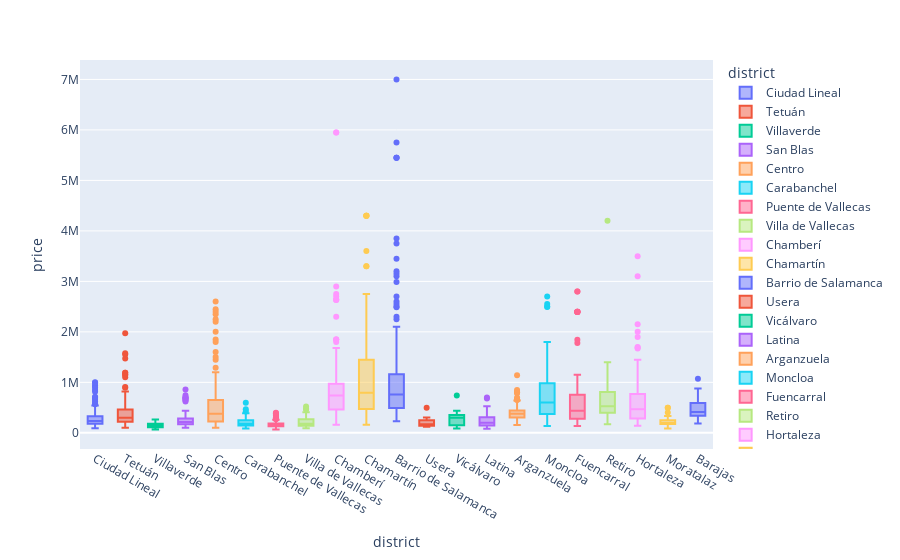

Source (notebook cell):
### Markdown cell above
### Precios por distritos</span></b>
<a id="3.5"></a>

### Code cell
import plotly.express as px
fig = px.box(df, x="district", y="price",color="district")
fig.show()

### Figure 1 — Plotly figure (JSON) as saved in the notebook; plotly's stock layout.template omitted (floating-point values rounded to 4 significant figures; data arrays with more than 128 entries replaced by an {"elided": "..."} marker saying what was removed)
{"data": [{"alignmentgroup": "True", "hovertemplate": "district=%{x}<br>price=%{y}<extra></extra>", "legendgroup": "Ciudad Lineal", "marker": {"color": "#636efa"}, "name": "Ciudad Lineal", "notched": false, "offsetgroup": "Ciudad Lineal", "orientation": "v", "showlegend": true, "type": "box", "x": {"elided": "150 str values"}, "x0": " ", "xaxis": "x", "y": {"elided": "150 int values"}, "y0": " ", "yaxis": "y"}, {"alignmentgroup": "True", "hovertemplate": "district=%{x}<br>price=%{y}<extra></extra>", "legendgroup": "Tetuán", "marker": {"color": "#EF553B"}, "name": "Tetuán", "notched": false, "offsetgroup": "Tetuán", "orientation": "v", "showlegend": true, "type": "box", "x": {"elided": "163 str values"}, "x0": " ", "xaxis": "x", "y": {"elided": "163 int values"}, "y0": " ", "yaxis": "y"}, {"alignmentgroup": "True", "hovertemplate": "district=%{x}<br>price=%{y}<extra></extra>", "legendgroup": "Villaverde", "marker": {"color": "#00cc96"}, "name": "Villaverde", "notched": false, "offsetgroup": "Villaverde", "orientation": "v", "showlegend": true, "type": "box", "x": ["Villaverde", "Villaverde", "Villaverde", "Villaverde", "Villaverde", "Villaverde", "Villaverde", "Villaverde", "Villaverde", "Villaverde", "Villaverde", "Villaverde", "Villaverde", "Villaverde", "Villaverde", "Villaverde", "Villaverde", "Villaverde", "Villaverde", "Villaverde", "Villaverde", "Villaverde", "Villaverde", "Villaverde", "Villaverde", "Villaverde", "Villaverde", "Villaverde", "Villaverde", "Villaverde", "Villaverde", "Villaverde", "Villaverde", "Villaverde", "Villaverde", "Villaverde", "Villaverde", "Villaverde", "Villaverde", "Villaverde", "Villaverde", "Villaverde", "Villaverde", "Villaverde", "Villaverde", "Villaverde", "Villaverde", "Villaverde", "Villaverde", "Villaverde", "Villaverde", "Villaverde", "Villaverde", "Villaverde"], "x0": " ", "xaxis": "x", "y": [66700, 66700, 92400, 121000, 121000, 129787, 230000, 83610, 95000, 130000, 145000, 239900, 139000, 97000, 137000, 164999, 108000, 117500, 159900, 152000, 175000, 175000, 174999, 212000, 108000, 187000, 209000, 179000, 179000, 154000, 110000, 98200, 156000, 140000, 159900, 178000, 159900, 120000, 185000, 189000, 107000, 98000, 173000, 245000, 264900, 139500, 116420, 127500, 111500, 199900, 230000, 124900, 132900, 86000], "y0": " ", "yaxis": "y"}, {"alignmentgroup": "True", "hovertemplate": "district=%{x}<br>price=%{y}<extra></extra>", "legendgroup": "San Blas", "marker": {"color": "#ab63fa"}, "name": "San Blas", "notched": false, "offsetgroup": "San Blas", "orientation": "v", "showlegend": true, "type": "box", "x": ["San Blas", "San Blas", "San Blas", "San Blas", "San Blas", "San Blas", "San Blas", "San Blas", "San Blas", "San Blas", "San Blas", "San Blas", "San Blas", "San Blas", "San Blas", "San Blas", "San Blas", "San Blas", "San Blas", "San Blas", "San Blas", "San Blas", "San Blas", "San Blas", "San Blas", "San Blas", "San Blas", "San Blas", "San Blas", "San Blas", "San Blas", "San Blas", "San Blas", "San Blas", "San Blas", "San Blas", "San Blas", "San Blas", "San Blas", "San Blas", "San Blas", "San Blas", "San Blas", "San Blas", "San Blas", "San Blas", "San Blas", "San Blas", "San Blas", "San Blas", "San Blas", "San Blas", "San Blas", "San Blas", "San Blas", "San Blas", "San Blas", "San Blas", "San Blas", "San Blas", "San Blas", "San Blas", "San Blas", "San Blas", "San Blas", "San Blas", "San Blas", "San Blas", "San Blas", "San Blas", "San Blas", "San Blas", "San Blas", "San Blas", "San Blas", "San Blas", "San Blas", "San Blas", "San Blas", "San Blas", "San Blas", "San Blas", "San Blas", "San Blas"], "x0": " ", "xaxis": "x", "y": [103000, 224812, 116682, 103000, 224812, 116682, 212971, 149000, 155000, 198000, 699000, 177000, 365000, 215000, 127000, 170000, 860000, 139000, 135000, 185000, 168000, 680000, 198000, 215000, 225000, 140000, 270000, 219000, 219000, 620000, 414000, 285000, 280000, 147000, 108000, 199900, 255000, 369000, 240000, 240000, 114999, 115000, 210000, 438000, 126000, 695000, 174900, 169000, 179000, 174000, 179000, 695000, 208000, 199000, 150000, 148500, 385000, 179900, 155000, 259900, 328000, 294000, 414990, 649000, 243900, 236000, 184000, 649000, 746000, 235000, 359000, 264999, 259000, 275000, 127000, 164900, 209999, 236000, 169000, 295000, 170000, 285000, 340000, 193000], "y0": " ", "yaxis": "y"}, {"alignmentgroup": "True", "hovertemplate": "district=%{x}<br>price=%{y}<extra></extra>", "legendgroup": "Centro", "marker": {"color": "#FFA15A"}, "name": "Centro", "notched": false, "offsetgroup": "Centro", "orientation": "v", "showlegend": true, "type": "box", "x": {"elided": "261 str values"}, "x0": " ", "xaxis": "x", "y": {"elided": "261 int values"}, "y0": " ", "yaxis": "y"}, {"alignmentgroup": "True", "hovertemplate": "district=%{x}<br>price=%{y}<extra></extra>", "legendgroup": "Carabanchel", "marker": {"color": "#19d3f3"}, "name": "Carabanchel", "notched": false, "offsetgroup": "Carabanchel", "orientation": "v", "showlegend": true, "type": "box", "x": {"elided": "150 str values"}, "x0": " ", "xaxis": "x", "y": {"elided": "150 int values"}, "y0": " ", "yaxis": "y"}, {"alignmentgroup": "True", "hovertemplate": "district=%{x}<br>price=%{y}<extra></extra>", "legendgroup": "Puente de Vallecas", "marker": {"color": "#FF6692"}, "name": "Puente de Vallecas", "notched": false, "offsetgroup": "Puente de Vallecas", "orientation": "v", "showlegend": true, "type": "box", "x": {"elided": "133 str values"}, "x0": " ", "xaxis": "x", "y": {"elided": "133 int values"}, "y0": " ", "yaxis": "y"}, {"alignmentgroup": "True", "hovertemplate": "district=%{x}<br>price=%{y}<extra></extra>", "legendgroup": "Villa de Vallecas", "marker": {"color": "#B6E880"}, "name": "Villa de Vallecas", "notched": false, "offsetgroup": "Villa de Vallecas", "orientation": "v", "showlegend": true, "type": "box", "x": ["Villa de Vallecas", "Villa de Vallecas", "Villa de Vallecas", "Villa de Vallecas", "Villa de Vallecas", "Villa de Vallecas", "Villa de Vallecas", "Villa de Vallecas", "Villa de Vallecas", "Villa de Vallecas", "Villa de Vallecas", "Villa de Vallecas", "Villa de Vallecas", "Villa de Vallecas", "Villa de Vallecas", "Villa de Vallecas", "Villa de Vallecas", "Villa de Vallecas", "Villa de Vallecas", "Villa de Vallecas", "Villa de Vallecas", "Villa de Vallecas", "Villa de Vallecas", "Villa de Vallecas", "Villa de Vallecas", "Villa de Vallecas", "Villa de Vallecas", "Villa de Vallecas", "Villa de Vallecas", "Villa de Vallecas", "Villa de Vallecas", "Villa de Vallecas", "Villa de Vallecas", "Villa de Vallecas", "Villa de Vallecas", "Villa de Vallecas", "Villa de Vallecas", "Villa de Vallecas", "Villa de Vallecas", "Villa de Vallecas", "Villa de Vallecas", "Villa de Vallecas", "Villa de Vallecas", "Villa de Vallecas", "Villa de Vallecas", "Villa de Vallecas", "Villa de Vallecas"], "x0": " ", "xaxis": "x", "y": [89000, 89000, 99900, 90500, 150000, 139900, 270000, 310000, 115000, 116900, 169000, 169900, 225000, 157000, 520000, 237000, 135000, 150000, 237000, 150000, 237000, 237000, 220000, 459900, 226000, 475000, 260000, 298000, 94000, 199000, 175000, 159900, 139900, 165000, 126000, 274900, 165000, 156500, 129000, 254000, 182000, 179000, 335000, 410000, 270000, 280000, 350000], "y0": " ", "yaxis": "y"}, {"alignmentgroup": "True", "hovertemplate": "district=%{x}<br>price=%{y}<extra></extra>", "legendgroup": "Chamberí", "marker": {"color": "#FF97FF"}, "name": "Chamberí", "notched": false, "offsetgroup": "Chamberí", "orientation": "v", "showlegend": true, "type": "box", "x": {"elided": "137 str values"}, "x0": " ", "xaxis": "x", "y": {"elided": "137 int values"}, "y0": " ", "yaxis": "y"}, {"alignmentgroup": "True", "hovertemplate": "district=%{x}<br>price=%{y}<extra></extra>", "legendgroup": "Chamartín", "marker": {"color": "#FECB52"}, "name": "Chamartín", "notched": false, "offsetgroup": "Chamartín", "orientation": "v", "showlegend": true, "type": "box", "x": ["Chamartín", "Chamartín", "Chamartín", "Chamartín", "Chamartín", "Chamartín", "Chamartín", "Chamartín", "Chamartín", "Chamartín", "Chamartín", "Chamartín", "Chamartín", "Chamartín", "Chamartín", "Chamartín", "Chamartín", "Chamartín", "Chamartín", "Chamartín", "Chamartín", "Chamartín", "Chamartín", "Chamartín", "Chamartín", "Chamartín", "Chamartín", "Chamartín", "Chamartín", "Chamartín", "Chamartín", "Chamartín", "Chamartín", "Chamartín", "Chamartín", "Chamartín", "Chamartín", "Chamartín", "Chamartín", "Chamartín", "Chamartín", "Chamartín", "Chamartín", "Chamartín", "Chamartín", "Chamartín", "Chamartín", "Chamartín", "Chamartín", "Chamartín", "Chamartín", "Chamartín", "Chamartín", "Chamartín", "Chamartín", "Chamartín", "Chamartín", "Chamartín", "Chamartín", "Chamartín", "Chamartín", "Chamartín", "Chamartín", "Chamartín", "Chamartín", "Chamartín", "Chamartín", "Chamartín", "Chamartín", "Chamartín", "Chamartín", "Chamartín", "Chamartín", "Chamartín", "Chamartín", "Chamartín", "Chamartín", "Chamartín", "Chamartín", "Chamartín", "Chamartín", "Chamartín", "Chamartín", "Chamartín", "Chamartín", "Chamartín", "Chamartín", "Chamartín", "Chamartín", "Chamartín", "Chamartín", "Chamartín", "Chamartín", "Chamartín", "Chamartín", "Chamartín", "Chamartín", "Chamartín", "Chamartín", "Chamartín", "Chamartín", "Chamartín", "Chamartín", "Chamartín", "Chamartín", "Chamartín", "Chamartín", "Chamartín", "Chamartín", "Chamartín", "Chamartín", "Chamartín", "Chamartín", "Chamartín", "Chamartín", "Chamartín"], "x0": " ", "xaxis": "x", "y": [1500000, 2200000, 1700000, 1700000, 750000, 3300000, 3300000, 850000, 159000, 4300000, 4300000, 4300000, 1075000, 450000, 4300000, 995000, 2100000, 1700000, 1700000, 1475000, 399000, 1100000, 1700000, 460000, 650000, 1075000, 1160000, 580000, 2300000, 749000, 800000, 1700000, 305000, 2200000, 279800, 259900, 1017100, 420000, 309000, 780000, 525000, 1017100, 278800, 1480000, 740000, 475000, 799000, 1825000, 600000, 2595000, 1130000, 1130000, 365000, 899000, 1250000, 1130000, 299000, 625000, 345000, 369000, 949000, 1130000, 1130000, 729900, 240000, 373000, 1444000, 1165000, 1165000, 1698000, 755000, 1699000, 326900, 349000, 760000, 340000, 340000, 1340000, 970000, 384000, 370000, 370000, 746000, 1098000, 749900, 600000, 1450000, 430000, 470000, 640000, 640000, 359000, 635000, 1025000, 625000, 635000, 580000, 699000, 515000, 820000, 1550000, 610000, 1440000, 598000, 820000, 430000, 480000, 460000, 2150000, 470000, 470000, 790000, 1350000, 1480000, 2750000, 3600000], "y0": " ", "yaxis": "y"}, {"alignmentgroup": "True", "hovertemplate": "district=%{x}<br>price=%{y}<extra></extra>", "legendgroup": "Barrio de Salamanca", "marker": {"color": "#636efa"}, "name": "Barrio de Salamanca", "notched": false, "offsetgroup": "Barrio de Salamanca", "orientation": "v", "showlegend": true, "type": "box", "x": {"elided": "185 str values"}, "x0": " ", "xaxis": "x", "y": {"elided": "185 int values"}, "y0": " ", "yaxis": "y"}, {"alignmentgroup": "True", "hovertemplate": "district=%{x}<br>price=%{y}<extra></extra>", "legendgroup": "Usera", "marker": {"color": "#EF553B"}, "name": "Usera", "notched": false, "offsetgroup": "Usera", "orientation": "v", "showlegend": true, "type": "box", "x": ["Usera", "Usera", "Usera", "Usera", "Usera", "Usera", "Usera", "Usera", "Usera", "Usera", "Usera", "Usera", "Usera", "Usera", "Usera", "Usera", "Usera", "Usera", "Usera", "Usera", "Usera", "Usera", "Usera", "Usera", "Usera", "Usera", "Usera", "Usera", "Usera", "Usera", "Usera", "Usera", "Usera", "Usera", "Usera", "Usera", "Usera", "Usera", "Usera", "Usera", "Usera", "Usera", "Usera", "Usera", "Usera", "Usera", "Usera", "Usera", "Usera", "Usera", "Usera", "Usera"], "x0": " ", "xaxis": "x", "y": [154844, 185914, 157000, 250000, 200000, 185000, 190000, 185000, 141000, 129900, 169900, 169900, 499000, 170000, 162900, 125000, 270000, 139900, 122500, 140000, 122500, 141000, 122500, 140000, 141000, 264000, 270000, 260000, 159000, 245000, 169000, 162000, 164000, 139500, 155000, 149900, 290000, 175000, 144800, 135000, 145000, 199000, 259000, 259000, 250000, 285000, 285000, 279000, 172000, 131000, 305000, 138000], "y0": " ", "yaxis": "y"}, {"alignmentgroup": "True", "hovertemplate": "district=%{x}<br>price=%{y}<extra></extra>", "legendgroup": "Vicálvaro", "marker": {"color": "#00cc96"}, "name": "Vicálvaro", "notched": false, "offsetgroup": "Vicálvaro", "orientation": "v", "showlegend": true, "type": "box", "x": ["Vicálvaro", "Vicálvaro", "Vicálvaro", "Vicálvaro", "Vicálvaro", "Vicálvaro", "Vicálvaro", "Vicálvaro", "Vicálvaro", "Vicálvaro", "Vicálvaro", "Vicálvaro", "Vicálvaro", "Vicálvaro", "Vicálvaro", "Vicálvaro", "Vicálvaro", "Vicálvaro", "Vicálvaro", "Vicálvaro", "Vicálvaro", "Vicálvaro", "Vicálvaro", "Vicálvaro", "Vicálvaro", "Vicálvaro", "Vicálvaro", "Vicálvaro", "Vicálvaro", "Vicálvaro", "Vicálvaro", "Vicálvaro", "Vicálvaro", "Vicálvaro", "Vicálvaro", "Vicálvaro", "Vicálvaro", "Vicálvaro", "Vicálvaro", "Vicálvaro", "Vicálvaro"], "x0": " ", "xaxis": "x", "y": [147637, 169000, 343726, 97000, 92317, 399000, 399000, 115000, 180000, 155000, 124500, 740000, 250000, 339000, 149900, 190000, 335000, 132000, 86000, 219700, 325000, 319900, 343000, 379000, 380000, 132000, 340000, 385000, 145000, 265000, 144900, 329000, 212950, 439000, 349500, 349500, 385000, 360000, 355000, 300000, 291000], "y0": " ", "yaxis": "y"}, {"alignmentgroup": "True", "hovertemplate": "district=%{x}<br>price=%{y}<extra></extra>", "legendgroup": "Latina", "marker": {"color": "#ab63fa"}, "name": "Latina", "notched": false, "offsetgroup": "Latina", "orientation": "v", "showlegend": true, "type": "box", "x": ["Latina", "Latina", "Latina", "Latina", "Latina", "Latina", "Latina", "Latina", "Latina", "Latina", "Latina", "Latina", "Latina", "Latina", "Latina", "Latina", "Latina", "Latina", "Latina", "Latina", "Latina", "Latina", "Latina", "Latina", "Latina", "Latina", "Latina", "Latina", "Latina", "Latina", "Latina", "Latina", "Latina", "Latina", "Latina", "Latina", "Latina", "Latina", "Latina", "Latina", "Latina", "Latina", "Latina", "Latina", "Latina", "Latina", "Latina", "Latina", "Latina", "Latina", "Latina", "Latina", "Latina", "Latina", "Latina", "Latina", "Latina", "Latina", "Latina", "Latina", "Latina", "Latina", "Latina", "Latina", "Latina", "Latina", "Latina", "Latina", "Latina", "Latina", "Latina", "Latina", "Latina", "Latina", "Latina", "Latina", "Latina", "Latina", "Latina", "Latina", "Latina"], "x0": " ", "xaxis": "x", "y": [146787, 146787, 322011, 174145, 192126, 160000, 124000, 195000, 115110, 389000, 198000, 198000, 139000, 135000, 140000, 214000, 214000, 185000, 330000, 339000, 155000, 305000, 215000, 215000, 244000, 215000, 495000, 260000, 155000, 229000, 189000, 172000, 148500, 269500, 132000, 125000, 490000, 285000, 355000, 139900, 279000, 428900, 132000, 384000, 129900, 110000, 359000, 134000, 220000, 525000, 252000, 145000, 352000, 189000, 155000, 700000, 289000, 150000, 140000, 370000, 319000, 107000, 194900, 375000, 134000, 145000, 420000, 177000, 199900, 205000, 244000, 165000, 83000, 680000, 245000, 380000, 181000, 170000, 135000, 318000, 305000], "y0": " ", "yaxis": "y"}, {"alignmentgroup": "True", "hovertemplate": "district=%{x}<br>price=%{y}<extra></extra>", "legendgroup": "Arganzuela", "marker": {"color": "#FFA15A"}, "name": "Arganzuela", "notched": false, "offsetgroup": "Arganzuela", "orientation": "v", "showlegend": true, "type": "box", "x": ["Arganzuela", "Arganzuela", "Arganzuela", "Arganzuela", "Arganzuela", "Arganzuela", "Arganzuela", "Arganzuela", "Arganzuela", "Arganzuela", "Arganzuela", "Arganzuela", "Arganzuela", "Arganzuela", "Arganzuela", "Arganzuela", "Arganzuela", "Arganzuela", "Arganzuela", "Arganzuela", "Arganzuela", "Arganzuela", "Arganzuela", "Arganzuela", "Arganzuela", "Arganzuela", "Arganzuela", "Arganzuela", "Arganzuela", "Arganzuela", "Arganzuela", "Arganzuela", "Arganzuela", "Arganzuela", "Arganzuela", "Arganzuela", "Arganzuela", "Arganzuela", "Arganzuela", "Arganzuela", "Arganzuela", "Arganzuela", "Arganzuela", "Arganzuela", "Arganzuela", "Arganzuela", "Arganzuela", "Arganzuela", "Arganzuela", "Arganzuela", "Arganzuela", "Arganzuela", "Arganzuela", "Arganzuela", "Arganzuela", "Arganzuela", "Arganzuela", "Arganzuela", "Arganzuela", "Arganzuela", "Arganzuela", "Arganzuela", "Arganzuela", "Arganzuela", "Arganzuela", "Arganzuela", "Arganzuela", "Arganzuela", "Arganzuela", "Arganzuela", "Arganzuela", "Arganzuela", "Arganzuela", "Arganzuela", "Arganzuela", "Arganzuela", "Arganzuela", "Arganzuela", "Arganzuela", "Arganzuela", "Arganzuela", "Arganzuela", "Arganzuela", "Arganzuela", "Arganzuela", "Arganzuela", "Arganzuela", "Arganzuela", "Arganzuela", "Arganzuela", "Arganzuela", "Arganzuela", "Arganzuela", "Arganzuela", "Arganzuela", "Arganzuela", "Arganzuela", "Arganzuela", "Arganzuela", "Arganzuela", "Arganzuela", "Arganzuela", "Arganzuela", "Arganzuela", "Arganzuela", "Arganzuela", "Arganzuela", "Arganzuela", "Arganzuela", "Arganzuela", "Arganzuela", "Arganzuela", "Arganzuela", "Arganzuela", "Arganzuela", "Arganzuela", "Arganzuela", "Arganzuela", "Arganzuela", "Arganzuela", "Arganzuela", "Arganzuela", "Arganzuela", "Arganzuela", "Arganzuela", "Arganzuela", "Arganzuela", "Arganzuela"], "x0": " ", "xaxis": "x", "y": [168800, 220000, 245000, 315000, 225000, 178000, 410000, 458000, 549900, 279000, 795000, 440000, 795000, 390000, 159000, 320000, 372900, 425000, 430000, 379000, 379000, 224000, 414100, 430000, 430000, 414100, 430000, 510000, 157000, 414100, 414100, 237000, 399000, 380000, 660000, 304000, 380000, 395000, 380000, 414100, 295000, 295000, 389000, 810000, 810000, 425000, 520000, 414100, 414100, 490000, 414100, 490000, 414100, 414100, 304000, 330030, 315000, 315000, 192000, 192000, 237000, 649000, 429000, 429000, 385000, 305000, 308000, 225000, 249000, 240000, 455000, 325000, 315000, 320000, 320000, 450000, 380000, 230000, 495000, 249000, 239900, 455000, 595000, 569900, 480000, 375000, 425000, 456000, 455000, 360000, 305000, 375000, 375000, 199000, 360000, 360000, 480000, 370000, 349000, 350000, 310000, 640000, 479000, 359000, 170000, 339000, 440000, 470000, 265000, 195000, 320000, 505000, 312000, 156300, 480000, 339000, 1139000, 850000, 274000, 409995, 283000, 400000, 312800, 199900, 700000, 445000, 660000, 410000], "y0": " ", "yaxis": "y"}, {"alignmentgroup": "True", "hovertemplate": "district=%{x}<br>price=%{y}<extra></extra>", "legendgroup": "Moncloa", "marker": {"color": "#19d3f3"}, "name": "Moncloa", "notched": false, "offsetgroup": "Moncloa", "orientation": "v", "showlegend": true, "type": "box", "x": ["Moncloa", "Moncloa", "Moncloa", "Moncloa", "Moncloa", "Moncloa", "Moncloa", "Moncloa", "Moncloa", "Moncloa", "Moncloa", "Moncloa", "Moncloa", "Moncloa", "Moncloa", "Moncloa", "Moncloa", "Moncloa", "Moncloa", "Moncloa", "Moncloa", "Moncloa", "Moncloa", "Moncloa", "Moncloa", "Moncloa", "Moncloa", "Moncloa", "Moncloa", "Moncloa", "Moncloa", "Moncloa", "Moncloa", "Moncloa", "Moncloa", "Moncloa", "Moncloa", "Moncloa", "Moncloa", "Moncloa", "Moncloa", "Moncloa", "Moncloa", "Moncloa", "Moncloa", "Moncloa", "Moncloa", "Moncloa", "Moncloa", "Moncloa", "Moncloa", "Moncloa", "Moncloa", "Moncloa", "Moncloa", "Moncloa", "Moncloa", "Moncloa", "Moncloa", "Moncloa", "Moncloa", "Moncloa", "Moncloa", "Moncloa", "Moncloa", "Moncloa", "Moncloa", "Moncloa", "Moncloa", "Moncloa", "Moncloa", "Moncloa", "Moncloa", "Moncloa", "Moncloa", "Moncloa", "Moncloa", "Moncloa", "Moncloa", "Moncloa", "Moncloa", "Moncloa", "Moncloa", "Moncloa", "Moncloa", "Moncloa", "Moncloa", "Moncloa", "Moncloa", "Moncloa", "Moncloa"], "x0": " ", "xaxis": "x", "y": [190000, 990000, 950000, 589000, 525000, 205000, 175000, 980000, 980000, 305000, 135000, 535000, 695000, 510000, 695000, 599900, 1800000, 219500, 1120000, 1120000, 420000, 745000, 370000, 2550000, 370000, 370000, 950000, 880000, 1375000, 599000, 1375000, 280000, 599000, 225000, 599000, 225000, 225000, 599000, 199000, 599000, 599000, 225000, 890000, 520000, 498800, 439000, 1350000, 1149000, 510000, 298000, 510000, 670000, 998000, 475000, 510000, 258000, 599000, 600000, 599000, 600000, 580000, 630000, 2700000, 374000, 847000, 1406500, 1406500, 1450000, 1800000, 239900, 389700, 299000, 369000, 1230000, 225000, 389700, 450000, 589000, 245000, 665000, 885000, 355000, 540000, 390000, 495000, 1390000, 2500000, 1450000, 1150000, 1680000, 2495000], "y0": " ", "yaxis": "y"}, {"alignmentgroup": "True", "hovertemplate": "district=%{x}<br>price=%{y}<extra></extra>", "legendgroup": "Fuencarral", "marker": {"color": "#FF6692"}, "name": "Fuencarral", "notched": false, "offsetgroup": "Fuencarral", "orientation": "v", "showlegend": true, "type": "box", "x": ["Fuencarral", "Fuencarral", "Fuencarral", "Fuencarral", "Fuencarral", "Fuencarral", "Fuencarral", "Fuencarral", "Fuencarral", "Fuencarral", "Fuencarral", "Fuencarral", "Fuencarral", "Fuencarral", "Fuencarral", "Fuencarral", "Fuencarral", "Fuencarral", "Fuencarral", "Fuencarral", "Fuencarral", "Fuencarral", "Fuencarral", "Fuencarral", "Fuencarral", "Fuencarral", "Fuencarral", "Fuencarral", "Fuencarral", "Fuencarral", "Fuencarral", "Fuencarral", "Fuencarral", "Fuencarral", "Fuencarral", "Fuencarral", "Fuencarral", "Fuencarral", "Fuencarral", "Fuencarral", "Fuencarral", "Fuencarral", "Fuencarral", "Fuencarral", "Fuencarral", "Fuencarral", "Fuencarral", "Fuencarral", "Fuencarral", "Fuencarral", "Fuencarral", "Fuencarral", "Fuencarral", "Fuencarral", "Fuencarral", "Fuencarral", "Fuencarral", "Fuencarral", "Fuencarral", "Fuencarral", "Fuencarral", "Fuencarral", "Fuencarral", "Fuencarral", "Fuencarral", "Fuencarral", "Fuencarral", "Fuencarral", "Fuencarral", "Fuencarral", "Fuencarral", "Fuencarral", "Fuencarral", "Fuencarral", "Fuencarral", "Fuencarral", "Fuencarral", "Fuencarral", "Fuencarral", "Fuencarral", "Fuencarral", "Fuencarral", "Fuencarral", "Fuencarral", "Fuencarral", "Fuencarral", "Fuencarral", "Fuencarral", "Fuencarral", "Fuencarral", "Fuencarral", "Fuencarral", "Fuencarral", "Fuencarral", "Fuencarral", "Fuencarral", "Fuencarral", "Fuencarral", "Fuencarral", "Fuencarral", "Fuencarral", "Fuencarral", "Fuencarral", "Fuencarral", "Fuencarral", "Fuencarral", "Fuencarral", "Fuencarral", "Fuencarral", "Fuencarral", "Fuencarral", "Fuencarral", "Fuencarral", "Fuencarral", "Fuencarral", "Fuencarral", "Fuencarral", "Fuencarral", "Fuencarral", "Fuencarral", "Fuencarral", "Fuencarral", "Fuencarral", "Fuencarral", "Fuencarral"], "x0": " ", "xaxis": "x", "y": [994600, 168000, 800000, 760000, 399000, 1780000, 281000, 550000, 720000, 465000, 195000, 325000, 152000, 189999, 279000, 2400000, 895000, 2400000, 2400000, 276000, 990000, 599900, 499000, 169000, 460000, 795000, 990000, 600000, 299000, 550000, 230000, 2400000, 335000, 165000, 439000, 150000, 149000, 899000, 449000, 2800000, 232000, 189900, 135000, 380000, 179000, 520000, 2800000, 995000, 470000, 870000, 1050000, 219000, 680000, 830000, 245000, 390000, 1150000, 670000, 329999, 242700, 299000, 340000, 299000, 765000, 215000, 242700, 180000, 162000, 675000, 348000, 629000, 355000, 498000, 498000, 485000, 969000, 385000, 232000, 232000, 440000, 280000, 280000, 565000, 1845000, 320000, 750000, 435000, 675000, 750000, 498000, 208000, 325000, 189000, 415000, 340000, 179900, 315000, 327500, 325000, 419000, 494000, 225000, 798000, 949000, 479000, 840000, 395000, 398000, 595000, 560000, 410000, 1117570, 244000, 285000, 289000, 599000, 199900, 490000, 280000, 433000, 850000, 469000, 2395000, 2395000, 2395000], "y0": " ", "yaxis": "y"}, {"alignmentgroup": "True", "hovertemplate": "district=%{x}<br>price=%{y}<extra></extra>", "legendgroup": "Retiro", "marker": {"color": "#B6E880"}, "name": "Retiro", "notched": false, "offsetgroup": "Retiro", "orientation": "v", "showlegend": true, "type": "box", "x": ["Retiro", "Retiro", "Retiro", "Retiro", "Retiro", "Retiro", "Retiro", "Retiro", "Retiro", "Retiro", "Retiro", "Retiro", "Retiro", "Retiro", "Retiro", "Retiro", "Retiro", "Retiro", "Retiro", "Retiro", "Retiro", "Retiro", "Retiro", "Retiro", "Retiro", "Retiro", "Retiro", "Retiro", "Retiro", "Retiro", "Retiro", "Retiro", "Retiro", "Retiro", "Retiro", "Retiro", "Retiro", "Retiro", "Retiro", "Retiro", "Retiro", "Retiro", "Retiro", "Retiro", "Retiro", "Retiro", "Retiro", "Retiro", "Retiro", "Retiro", "Retiro", "Retiro", "Retiro", "Retiro", "Retiro", "Retiro", "Retiro", "Retiro", "Retiro", "Retiro", "Retiro", "Retiro", "Retiro", "Retiro", "Retiro", "Retiro", "Retiro", "Retiro", "Retiro", "Retiro", "Retiro", "Retiro", "Retiro", "Retiro", "Retiro", "Retiro", "Retiro", "Retiro", "Retiro", "Retiro"], "x0": " ", "xaxis": "x", "y": [939400, 939400, 939400, 939400, 939400, 1340000, 630000, 780000, 780000, 605000, 298000, 599900, 1340000, 1340000, 780000, 1340000, 449000, 390000, 500000, 580000, 360000, 170000, 374000, 374000, 400000, 359000, 618000, 399000, 399000, 455000, 649000, 630000, 810000, 449000, 725000, 565000, 660000, 249000, 370000, 229000, 1050000, 525000, 480000, 525000, 440000, 430000, 965000, 1399000, 340000, 485000, 499000, 190000, 775000, 380000, 549990, 335000, 169900, 510000, 325000, 930000, 440000, 625000, 325000, 340000, 630000, 630000, 450000, 487000, 830000, 450000, 805000, 435000, 1340000, 390000, 4200000, 1165000, 430000, 425000, 1300000, 1150000], "y0": " ", "yaxis": "y"}, {"alignmentgroup": "True", "hovertemplate": "district=%{x}<br>price=%{y}<extra></extra>", "legendgroup": "Hortaleza", "marker": {"color": "#FF97FF"}, "name": "Hortaleza", "notched": false, "offsetgroup": "Hortaleza", "orientation": "v", "showlegend": true, "type": "box", "x": ["Hortaleza", "Hortaleza", "Hortaleza", "Hortaleza", "Hortaleza", "Hortaleza", "Hortaleza", "Hortaleza", "Hortaleza", "Hortaleza", "Hortaleza", "Hortaleza", "Hortaleza", "Hortaleza", "Hortaleza", "Hortaleza", "Hortaleza", "Hortaleza", "Hortaleza", "Hortaleza", "Hortaleza", "Hortaleza", "Hortaleza", "Hortaleza", "Hortaleza", "Hortaleza", "Hortaleza", "Hortaleza", "Hortaleza", "Hortaleza", "Hortaleza", "Hortaleza", "Hortaleza", "Hortaleza", "Hortaleza", "Hortaleza", "Hortaleza", "Hortaleza", "Hortaleza", "Hortaleza", "Hortaleza", "Hortaleza", "Hortaleza", "Hortaleza", "Hortaleza", "Hortaleza", "Hortaleza", "Hortaleza", "Hortaleza", "Hortaleza", "Hortaleza", "Hortaleza", "Hortaleza", "Hortaleza", "Hortaleza", "Hortaleza", "Hortaleza", "Hortaleza", "Hortaleza", "Hortaleza", "Hortaleza", "Hortaleza", "Hortaleza", "Hortaleza", "Hortaleza", "Hortaleza", "Hortaleza", "Hortaleza", "Hortaleza", "Hortaleza", "Hortaleza", "Hortaleza", "Hortaleza", "Hortaleza", "Hortaleza", "Hortaleza", "Hortaleza", "Hortaleza", "Hortaleza", "Hortaleza", "Hortaleza", "Hortaleza", "Hortaleza", "Hortaleza", "Hortaleza", "Hortaleza", "Hortaleza", "Hortaleza", "Hortaleza", "Hortaleza", "Hortaleza", "Hortaleza", "Hortaleza", "Hortaleza", "Hortaleza", "Hortaleza", "Hortaleza", "Hortaleza", "Hortaleza", "Hortaleza", "Hortaleza", "Hortaleza", "Hortaleza", "Hortaleza", "Hortaleza", "Hortaleza", "Hortaleza", "Hortaleza", "Hortaleza", "Hortaleza", "Hortaleza", "Hortaleza", "Hortaleza"], "x0": " ", "xaxis": "x", "y": [1050000, 199000, 490000, 1250000, 1900000, 139000, 1450000, 510000, 364000, 240000, 970000, 330000, 240000, 535000, 214000, 205000, 495000, 319000, 259000, 1700000, 375000, 419000, 189000, 435000, 520000, 485000, 166000, 420000, 255000, 2000000, 247000, 275000, 300000, 166000, 166000, 178000, 480000, 1300000, 455000, 785000, 259000, 355000, 480000, 259000, 1150000, 1300000, 350000, 320000, 365000, 250000, 1150000, 475000, 749000, 655000, 350000, 899000, 350000, 295000, 350000, 620000, 350000, 209000, 184000, 700000, 1110000, 267342, 730000, 550000, 550000, 778000, 635000, 505000, 550000, 550000, 899000, 1672037, 635000, 310000, 470000, 357000, 319900, 210000, 1130000, 585000, 285000, 254900, 310000, 239000, 1110000, 1110000, 465000, 430000, 460000, 505000, 214900, 239000, 349000, 470000, 220000, 182000, 445000, 474900, 375000, 765000, 759000, 930000, 990000, 950000, 3500000, 2150000, 3100000, 1690000, 1280000], "y0": " ", "yaxis": "y"}, {"alignmentgroup": "True", "hovertemplate": "district=%{x}<br>price=%{y}<extra></extra>", "legendgroup": "Moratalaz", "marker": {"color": "#FECB52"}, "name": "Moratalaz", "notched": false, "offsetgroup": "Moratalaz", "orientation": "v", "showlegend": true, "type": "box", "x": ["Moratalaz", "Moratalaz", "Moratalaz", "Moratalaz", "Moratalaz", "Moratalaz", "Moratalaz", "Moratalaz", "Moratalaz", "Moratalaz", "Moratalaz", "Moratalaz", "Moratalaz", "Moratalaz", "Moratalaz", "Moratalaz", "Moratalaz", "Moratalaz", "Moratalaz", "Moratalaz", "Moratalaz", "Moratalaz"], "x0": " ", "xaxis": "x", "y": [151200, 215000, 181000, 190000, 181000, 335000, 259800, 155000, 179000, 219000, 181000, 179500, 189000, 249000, 402000, 170000, 176000, 87900, 140000, 495000, 495000, 181000], "y0": " ", "yaxis": "y"}, {"alignmentgroup": "True", "hovertemplate": "district=%{x}<br>price=%{y}<extra></extra>", "legendgroup": "Barajas", "marker": {"color": "#636efa"}, "name": "Barajas", "notched": false, "offsetgroup": "Barajas", "orientation": "v", "showlegend": true, "type": "box", "x": ["Barajas", "Barajas", "Barajas", "Barajas", "Barajas", "Barajas", "Barajas", "Barajas", "Barajas", "Barajas", "Barajas", "Barajas", "Barajas", "Barajas", "Barajas", "Barajas", "Barajas", "Barajas", "Barajas", "Barajas", "Barajas", "Barajas", "Barajas", "Barajas", "Barajas", "Barajas", "Barajas", "Barajas", "Barajas", "Barajas", "Barajas", "Barajas", "Barajas", "Barajas", "Barajas", "Barajas", "Barajas", "Barajas", "Barajas", "Barajas", "Barajas"], "x0": " ", "xaxis": "x", "y": [411000, 240000, 590000, 590000, 590000, 590000, 590000, 590000, 590000, 590000, 590000, 590000, 590000, 590000, 382375, 382375, 382375, 382375, 190000, 382375, 382375, 382375, 549000, 490000, 262000, 430000, 399000, 399000, 1070000, 300000, 465000, 320000, 425000, 345000, 290000, 319000, 186000, 185950, 185950, 880000, 457000], "y0": " ", "yaxis": "y"}], "layout": {"boxmode": "overlay", "legend": {"title": {"text": "district"}, "tracegroupgap": 0}, "margin": {"t": 60}, "xaxis": {"anchor": "y", "categoryarray": ["Ciudad Lineal", "Tetuán", "Villaverde", "San Blas", "Centro", "Carabanchel", "Puente de Vallecas", "Villa de Vallecas", "Chamberí", "Chamartín", "Barrio de Salamanca", "Usera", "Vicálvaro", "Latina", "Arganzuela", "Moncloa", "Fuencarral", "Retiro", "Hortaleza", "Moratalaz", "Barajas"], "categoryorder": "array", "domain": [0, 1], "title": {"text": "district"}}, "yaxis": {"anchor": "x", "domain": [0, 1], "title": {"text": "price"}}}}
